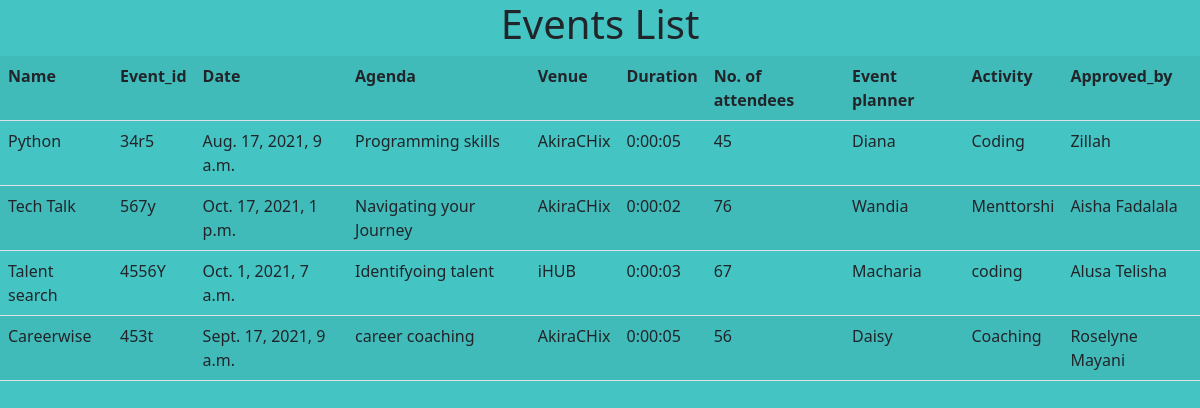
Page /calender/list/ on the committed database.
### calender/models.py (models this page shows, shortened)
class Calendar(models.Model):
    event_name=models.CharField(max_length=20)
    event_id=models.CharField(max_length=20,null=True,blank=True)
    event_date=models.DateTimeField()
    event_agenda=models.CharField(max_length=30,null=True,blank=True)
    event_venue=models.CharField(max_length=10,null=True,blank=True)
    event_duration=models.DurationField(null=True,blank=True)
    number_of_event_attendees=models.BigIntegerField()
    event_planner=models.CharField(max_length=10,null=True,blank=True)
    event_activity=models.CharField(max_length=10,null=True,blank=True)
    event_approved_by=models.CharField(max_length=20,null=True,blank=True)

### calender/views.py (the view)
# urls.py: path("list/",event_list,name="event_list"),
def event_list(request):
    events=Calendar.objects.all
    return render(request,"event_list.html",{"events":events})

### calender/templates/event_list.html (shortened to what this page needs)
<!DOCTYPE html>
<html>
<head>
    <link href="https://cdn.jsdelivr.net/npm/bootstrap@5.1.0/dist/css/bootstrap.min.css" rel="stylesheet">
</head>
<body>
    <table>
        <table class="table table-striped">
            <div class="heading">
                <h1>Events List</h1>
            </div>
        <tr>
        <th>Name</th>
        <th>Event_id</th>
        <th>Date</th>
        <th>Agenda</th>
        <th>Venue</th>
        <th>Duration</th>
        <th>No. of attendees</th>
        <th>Event planner</th>
        <th>Activity</th>
        <th>Approved_by</th>
        </tr>
        <tr>
            {% for event in events %}
            <td>{{event.event_name}}</td>
            <td>{{event.event_id}}</td>
            <td>{{event.event_date}}</td>
            <td>{{event.event_agenda}}</td>
            <td>{{event.event_venue}}</td>
            <td>{{event.event_duration}}</td>
            <td>{{event.number_of_event_attendees}}</td>
            <td>{{event.event_planner}}</td>
            <td>{{event.event_activity}}</td>
            <td>{{event.event_approved_by}}</td>
        </tr>
        {% endfor %}
    </table>
</table>
</body>
</html>

### calender/templates/event_list.html (style rules this page uses)
body { background-color: rgb(69, 196, 196); }
.heading { text-align: center; }

### rows in the picture
Calendar: event_name "Python", event_id "34r5", event_date "Aug. 17, 2021, 9 a.m.", event_agenda "Programming skills", event_venue "AkiraCHix", event_duration "0:00:05", number_of_event_attendees "45", event_planner "Diana", event_activity "Coding", event_approved_by "Zillah"
Calendar: event_name "Tech Talk", event_id "567y", event_date "Oct. 17, 2021, 1 p.m.", event_agenda "Navigating your Journey", event_venue "AkiraCHix", event_duration "0:00:02", number_of_event_attendees "76", event_planner "Wandia", event_activity "Menttorshi", event_approved_by "Aisha Fadalala"
Calendar: event_name "Talent search", event_id "4556Y", event_date "Oct. 1, 2021, 7 a.m.", event_agenda "Identifyoing talent", event_venue "iHUB", event_duration "0:00:03", number_of_event_attendees "67", event_planner "Macharia", event_activity "coding", event_approved_by "Alusa Telisha"
Calendar: event_name "Careerwise", event_id "453t", event_date "Sept. 17, 2021, 9 a.m.", event_agenda "career coaching", event_venue "AkiraCHix", event_duration "0:00:05", number_of_event_attendees "56", event_planner "Daisy", event_activity "Coaching", event_approved_by "Roselyne Mayani"
